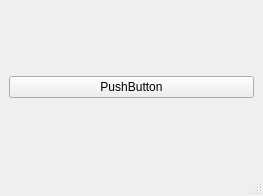
<?xml version="1.0" encoding="UTF-8"?>
<ui version="4.0">
 <class>MainWindow</class>
 <widget class="QMainWindow" name="MainWindow">
  <property name="geometry">
   <rect>
    <x>0</x>
    <y>0</y>
    <width>263</width>
    <height>196</height>
   </rect>
  </property>
  <property name="windowTitle">
   <string>MainWindow</string>
  </property>
  <widget class="QWidget" name="centralwidget">
   <layout class="QHBoxLayout" name="horizontalLayout">
    <item>
     <layout class="QVBoxLayout" name="verticalLayout">
      <item>
       <widget class="QPushButton" name="pushButton">
        <property name="text">
         <string>PushButton</string>
        </property>
       </widget>
      </item>
     </layout>
    </item>
   </layout>
  </widget>
  <widget class="QMenuBar" name="menubar">
   <property name="geometry">
    <rect>
     <x>0</x>
     <y>0</y>
     <width>263</width>
     <height>26</height>
    </rect>
   </property>
  </widget>
  <widget class="QStatusBar" name="statusbar"/>
 </widget>
 <resources/>
 <connections>
  <connection>
   <sender>pushButton</sender>
   <signal>clicked()</signal>
   <receiver>MainWindow</receiver>
   <slot>close()</slot>
   <hints>
    <hint type="sourcelabel">
     <x>131</x>
     <y>97</y>
    </hint>
    <hint type="destinationlabel">
     <x>131</x>
     <y>97</y>
    </hint>
   </hints>
  </connection>
 </connections>
</ui>
